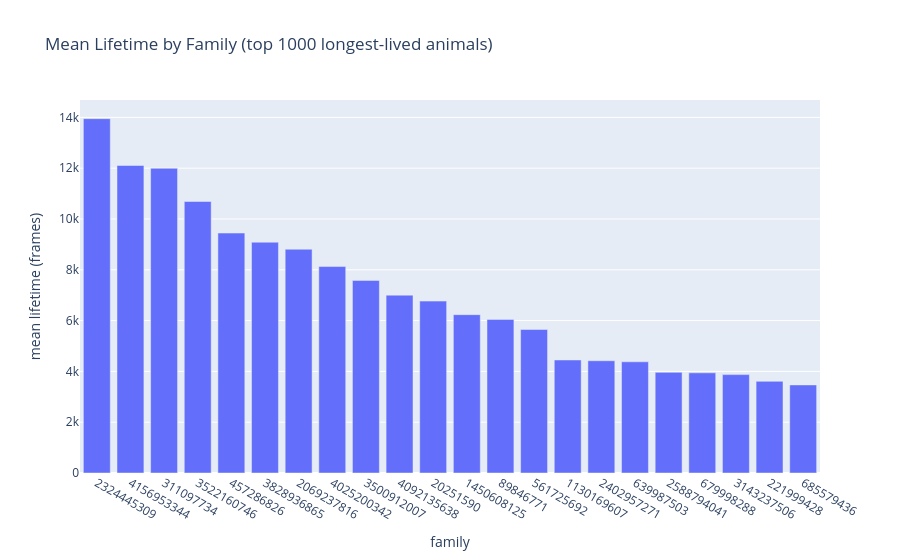

Here is the notebook cell this chart was saved with:
### Code cell
df_fam = df.sort_values(by="lifetime", ascending=False)[:1000]
agg = (
    df_fam.groupby("family")["lifetime"]
    .mean()
    .reset_index()
    .sort_values("lifetime", ascending=False)
)
agg["family"] = agg["family"].astype(str)

fig = px.bar(
    agg,
    x="family",
    y="lifetime",
    title="Mean Lifetime by Family (top 1000 longest-lived animals)",
    labels={"lifetime": "mean lifetime (frames)", "family": "family"},
)
fig.show()

### Figure 1 — Plotly figure (JSON) as saved in the notebook; plotly's stock layout.template omitted (floating-point values rounded to 4 significant figures)
{"data": [{"hovertemplate": "family=%{x}<br>mean lifetime (frames)=%{y}<extra></extra>", "legendgroup": "", "marker": {"color": "#636efa", "pattern": {"shape": ""}}, "name": "", "orientation": "v", "showlegend": false, "textposition": "auto", "type": "bar", "x": ["2324445309", "4156953344", "311097734", "3522160746", "457286826", "3828936865", "2069237816", "4025200342", "3500912007", "4092135638", "20251590", "1450608125", "89846771", "561725692", "1130169607", "2402957271", "639987503", "2588794041", "679998288", "3143237506", "221999428", "685579436"], "xaxis": "x", "y": [13950.0, 12110.0, 12000.0, 10690.0, 9446.0, 9086.0, 8808.0, 8128.0, 7583.0, 7002.0, 6767.0, 6234.0, 6047.0, 5650.0, 4449.0, 4419.0, 4378.0, 3963.0, 3944.0, 3873.0, 3609.0, 3467.0], "yaxis": "y"}], "layout": {"barmode": "relative", "legend": {"tracegroupgap": 0}, "title": {"text": "Mean Lifetime by Family (top 1000 longest-lived animals)"}, "xaxis": {"anchor": "y", "domain": [0, 1], "title": {"text": "family"}}, "yaxis": {"anchor": "x", "domain": [0, 1], "title": {"text": "mean lifetime (frames)"}}}}
